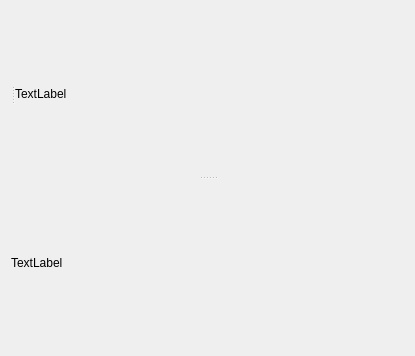
<?xml version="1.0" encoding="UTF-8"?>
<ui version="4.0">
 <class>Form</class>
 <widget class="QWidget" name="Form">
  <property name="geometry">
   <rect>
    <x>0</x>
    <y>0</y>
    <width>415</width>
    <height>356</height>
   </rect>
  </property>
  <property name="windowTitle">
   <string>Form</string>
  </property>
  <layout class="QVBoxLayout" name="verticalLayout_2">
   <item>
    <widget class="QSplitter" name="splitter_2">
     <property name="enabled">
      <bool>true</bool>
     </property>
     <property name="orientation">
      <enum>Qt::Vertical</enum>
     </property>
     <widget class="QSplitter" name="splitter">
      <property name="orientation">
       <enum>Qt::Horizontal</enum>
      </property>
      <widget class="QWidget" name="gridLayoutWidget">
       <layout class="QGridLayout" name="gridLayout">
        <item row="0" column="0">
         <widget class="QWidget" name="widget" native="true"/>
        </item>
       </layout>
      </widget>
      <widget class="QWidget" name="verticalLayoutWidget">
       <layout class="QVBoxLayout" name="verticalLayout">
        <item>
         <widget class="QLabel" name="label_2">
          <property name="text">
           <string>TextLabel</string>
          </property>
         </widget>
        </item>
       </layout>
      </widget>
     </widget>
     <widget class="QWidget" name="horizontalLayoutWidget">
      <layout class="QHBoxLayout" name="horizontalLayout">
       <item>
        <widget class="QLabel" name="label">
         <property name="text">
          <string>TextLabel</string>
         </property>
        </widget>
       </item>
      </layout>
     </widget>
    </widget>
   </item>
  </layout>
 </widget>
 <resources/>
 <connections/>
</ui>
